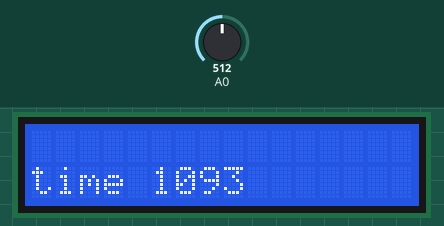
Recording of a sketch running on a simulated Arduino Uno, built with avr-gcc and run on an emulated ATmega328P. On the bench: 16×2 character LCD. The test bench sets the inputs (shaded band); at power-on: A0 = 512. What the sketch prints to the serial monitor is not drawn.

Above: at 1.7 s.
1.8 s: A0 set to 434
3.6 s: A0 set to 406
At 4.8 s:
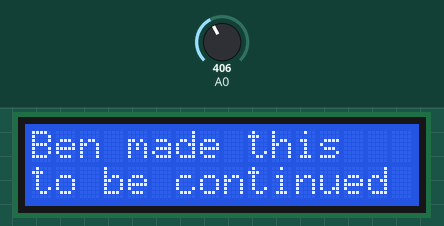
5.1 s: A0 set to 11
8.1 s: A0 set to 8
At 8.8 s:
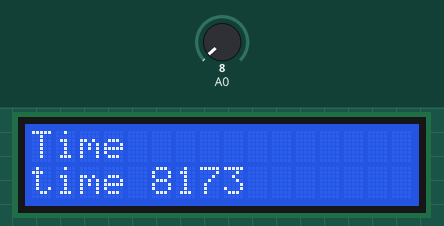
Timing chart, 0 to 11.1 s (numbered marks = the images above; inputs shaded):
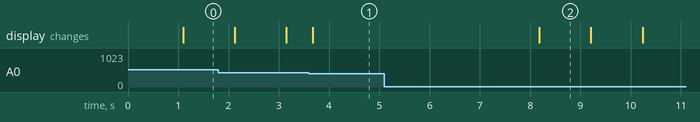

The sketch:

CarComputer.ino
```cpp
/*
Name:    CarComputer.ino
Created: 9/9/2016 1:05:35 PM
Author:  Benjamin
*/

/****************************************************************************************************************************************************************************
** The point of this will be to replace the clock in the WRX which does not work
** this will be broken into sections as sensors are added
** LCD display ( X )
** Keypad control to change screens (   )
** Clock functionality (   )
** Gyro/Accelerometer (   )
** Compass (   )
** Temperature Cabin (   )
** Temperature Engine Compartment (   )
** Temperature Outside (   )
** GPS (  )
** Bluetooth (   )
** Boost Presure (   )
** Humidity (   )
****************************************************************************************************************************************************************************/

// Library Section
#include <Streaming.h>
#include <LiquidCrystal.h>

// initialize the LCD
LiquidCrystal lcd(8, 9, 4, 5, 6, 7);

// button designation for LCD Keypad
int keySelection;
#define btnSELECT	1	// 640
#define btnLEFT		2	//	408
#define btnRIGHT		3	// 0
#define btnUP			4	// 99
#define btnDOWN		5	// 255
#define btnNONE		0	// 1023

// Screen navigation
#define MAXSCREENS 2	// update this as screens are added
int screen;
long unsigned int timer;


void setup()
{
	// Start the LCD
	lcd.begin(16, 2);

	// Start the serial monitor.  This should be commented out in the final code to conserve memory and increase run speed.
	Serial.begin(9600);

	// initialize key to 0
	keySelection = 0;

	// initialize screen variable
	screen = 1;

	timer = millis();
}


void loop()
{
	//testLCD();

	int tempKey = readKeys();

	if (tempKey != keySelection)
	{
		keySelection = tempKey;
		delay(10);
		if (keySelection != 0)
		{
			Serial.println(keySelection);

			if (keySelection == btnLEFT || keySelection == btnRIGHT)
			{
				screenSwitch(keySelection);
			}
		}
	}

	Serial << "millis -->  "<< millis() << " ,  timer -->  " << timer << "\n";

	// update screen
	displayScreen();
}

// this will allow user to switch between screens
void screenSwitch(int direction)
{
	// Screens can be added to this
	// ** currently there are only 2 screens **
	// ** update this as screens are added **

	if (direction == btnLEFT)
	{
		if (screen > 1)
		{
			screen--;
		}
		else
		{
			screen = MAXSCREENS;
		}
	}

	if (direction == btnRIGHT)
	{
		if (screen < MAXSCREENS)
		{
			screen++;
		}
		else
		{
			screen = 1;
		}
	}

	lcdLineClear(3);

	switch (screen)
	{
		// time
		case 1:
			lcd.setCursor(0, 0);
			lcd.print("Time");
			break;

		// about
		case 2:
			lcd.setCursor(0, 0);
			lcd.print("Ben made this");
			lcd.setCursor(0, 1);
			lcd.print("to be continued");
			break;

		default:
			break;
	}
}

void displayScreen()
{
	// Screens can be added to this
	// ** currently there are only 2 screens **
	// ** update this as screens are added **
	switch (screen)
	{
		// welcome screen -- time
	case 1:
		//if ()

		if ((timer + 1000) < millis())
		{
			lcdLineClear(2);
			lcd.setCursor(0, 1);
			timer = millis();

			lcd << "time " << timer;
			Serial << "time " << timer << endl;
		}
		break;
	default:
		break;
	}
}

int readKeys()
{
	int keyOmhs = analogRead(0);

	// this can be used to find button ohms
	//Serial.println(keyOmhs);

	if (keyOmhs < 10)
	{
		return btnRIGHT;		// return 5
	}

	else if (keyOmhs < 109 && keyOmhs > 89)
	{
		return btnUP;		// return 3
	}

	else if (keyOmhs < 265 && keyOmhs > 245)
	{
		return btnDOWN;				// return 4
	}

	else if (keyOmhs < 418 && keyOmhs > 398)
	{
		return btnLEFT;			// return 2
	}

	else if (keyOmhs < 650 && keyOmhs > 630)
	{
		return btnSELECT;		// return 1
	}

	else
	{
		return btnNONE;		// return 0
	}
}

void testLCD()
{
	int line = 1;

	// test the lcd by writing charicters and clearing them
	for (int i = 0; i < 9; i++)
	{
		for (int j = 0; j < 2; j++)
		{
			lcd.setCursor(0, j);
			for (int k = 1; k <= 16; k++)
			{
				lcd.print(i);
			}
		}

		delay(500);

		lcdLineClear(line++);

		if (line == 4)
		{
			line = 1;
		}

		delay(500);

	}
}

// This function clears the lcd when called
void lcdLineClear(int line)
{
	switch (line)
	{

		// clear the first line
	case 1:
		lcd.setCursor(0, 0);
		lcd.print("                ");
		break;

		// clear second line
	case 2:
		lcd.setCursor(0, 1);
		lcd.print("                ");
		break;

		//clear both lines by calling self
	case 3:
		lcdLineClear(1);
		lcdLineClear(2);
		break;

	default:
		break;
	}
}
```

Measured:
- the behaviour switches between 418 and 417 on A0 (found by bisection; images 0 and 1)
- the behaviour switches between 10 and 9 on A0 (found by bisection; images 1 and 2)
- after the input at 3.6 s, the display: changes after 0.08 s (image 1)
- after the input at 5.1 s, every drawn part: stays the same
- after the input at 8.1 s, the display: changes after 0.08 s (image 2)
- what the display in image 2 shows lasts 1.0 s, from 8.2 s to 9.2 s
